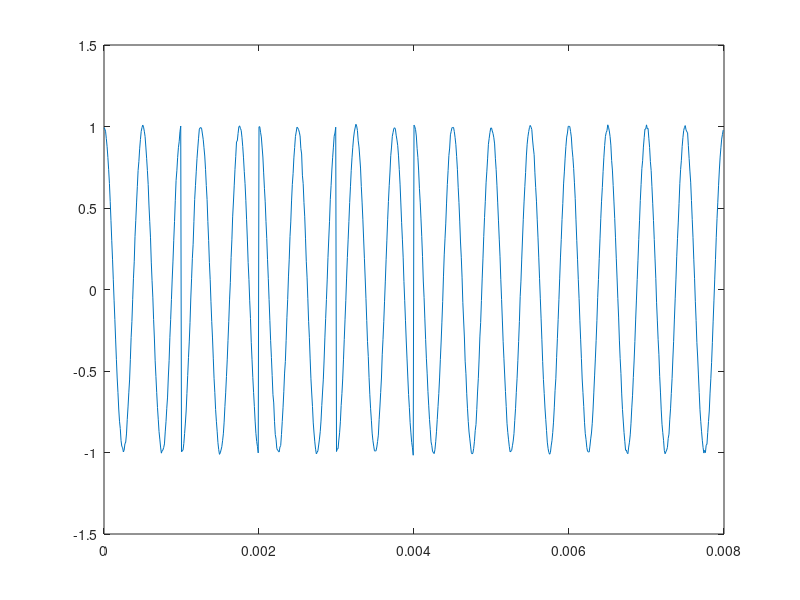
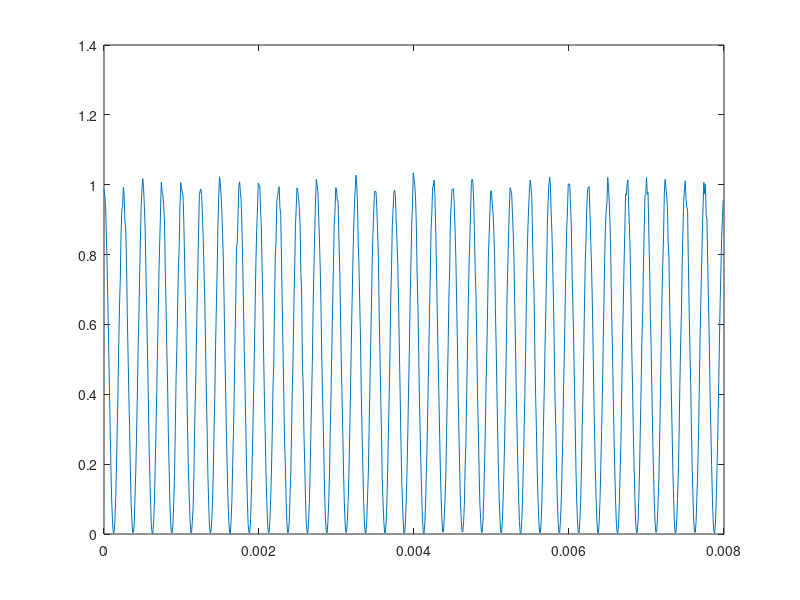
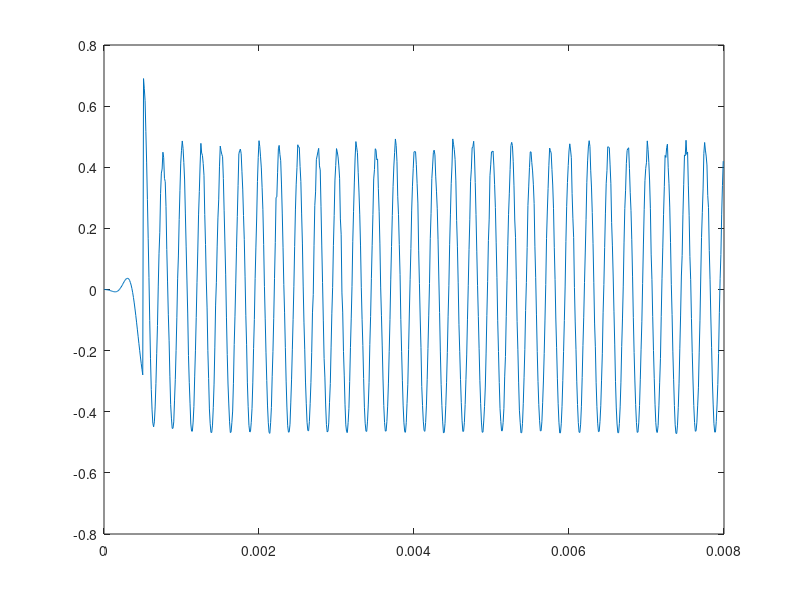

Here is the MATLAB script that generated these plots, in order: (Note: this script raises an error after producing the figures.)
N=1000;
fc=2000;
res = 100;
FS = N*res;
cutoff = 1.5*fc/(res*N/2);
B=fir1(res+1, cutoff, 'high');
rg = 1:8*res;
bk = 2*(rand(1,N)>0.5)-1;
bkt = kron(bk, ones(1,res));
t=0:(1/res/N):(1-1/res/N);
c = cos(2*pi*fc*t);
bpsk = c.*bkt;
bpsk = awgn(bpsk,40);
figure(1);
plot(t(rg), bpsk(rg));

sqbpsk = bpsk.*bpsk;
figure(2);
plot(t(rg),sqbpsk(rg));
hpout = filter(B,1,sqbpsk);
figure(3);
plot(t(rg),hpout(rg));
hold on
[x loc] = findpeaks(hpout);
hold off
ls = loc(10);

rcarrier = hpout(ls:(ls+N*res/2-1));
rcarrier2 = kron(rcarrier, ones(1,2));
figure(4)
plot(t(rg),c(rg), t(rg),rcarrier2(rg));

demod1 = bpsk.*rcarrier2;
figure(5)
plot(t(rg), demod1(rg));
